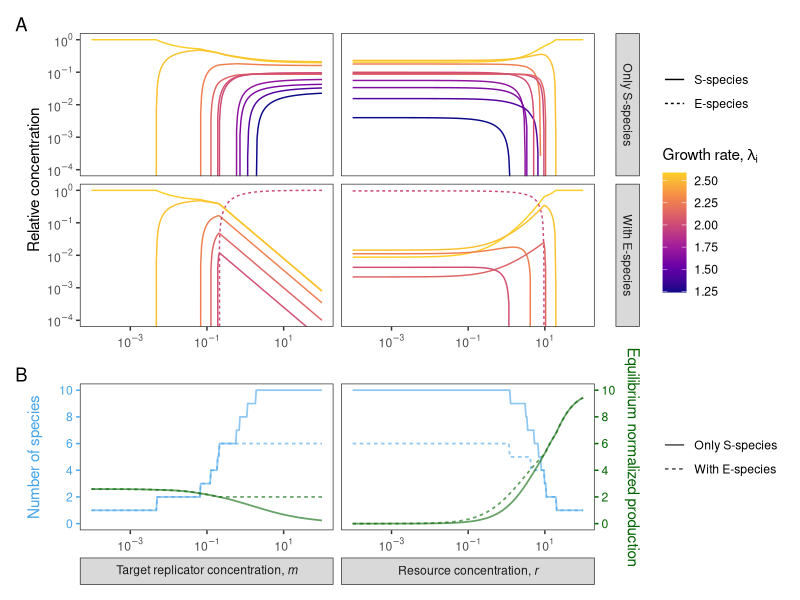

Source code (R):
library(tidyverse)
library(patchwork)



dat <- read_tsv("../data/alldata.tsv", col_types = "cldicdddi") |>
  # Change from absolute to relative concentrations:
  mutate(conc = conc / sum(conc), .by = c(param, expType, paramValue)) |>
  filter(conc > 0) |>
  mutate(
    species = as_factor(species),
    type = fct_relevel(type, "S-species", "E-species"),
    param = as_factor(ifelse(param == "m",
                             "'Target replicator concentration,'~italic('m')",
                             "'Resource concentration,'~italic('r')")),
    expType = ifelse(expType, "With E-species", "Only S-species")
  )


p1 <- dat |>
  ggplot(aes(x = paramValue, y = conc, color = growthRate,
             group = species, linetype = type)) +
  geom_line() +
  scale_x_log10(labels = scales::label_log()) +
  scale_y_log10(labels = scales::label_log()) +
  scale_color_viridis_c(option = "C", end = 0.9) +
  labs(x = NULL, y = "Relative concentration",
       linetype = NULL, color = expression(paste("Growth rate, ", lambda[i]))) +
  facet_grid(expType ~ param, labeller = labeller(.cols = label_parsed)) +
  coord_cartesian(ylim = c(1e-4, NA)) +
  theme_bw() +
  theme(panel.grid = element_blank(),
        strip.placement = "outside",
        strip.text.x = element_blank())


p2 <- dat |>
  pivot_longer(excessProd | numTypes) |>
  mutate(name = fct_relevel(name, "numTypes", "excessProd")) |>
  ggplot(aes(x = paramValue, y = value, color = name, linetype = expType)) +
  geom_line(linewidth = 0.6, alpha = 0.6) +
  facet_wrap(~ param, labeller = label_parsed, strip.position = "bottom") +
  scale_x_log10(labels = scales::label_log()) +
  scale_y_continuous(
    name = "Number of species",
    breaks = (0:5) * 2,
    limits = c(0, 10),
    sec.axis = dup_axis(name = "Equilibrium normalized production")
  ) +
  scale_color_manual(
    values = c("numTypes" = "#46A4E9", "excessProd" = "darkgreen"),
    guide = "none"
  ) +
  labs(x = NULL, color = NULL, linetype = NULL) +
  theme_bw() +
  theme(panel.grid = element_blank(),
        strip.placement = "outside",
        axis.title.y.left = element_text(color = "#46A4E9"),
        axis.text.y.left = element_text(color = "#46A4E9"),
        axis.ticks.y.left = element_line(color = "#46A4E9"),
        axis.title.y.right = element_text(color = "darkgreen"),
        axis.text.y.right = element_text(color = "darkgreen"),
        axis.ticks.y.right = element_line(color = "darkgreen"))



p <- (p1 / p2 +
        plot_layout(heights = c(2, 1), tag_level = "new") +
        plot_annotation(tag_levels = list(c("A", "B"), "1")))

show(p)
#ggsave("../figures/Fig2.pdf", device = cairo_pdf, width = 8, height = 7)
